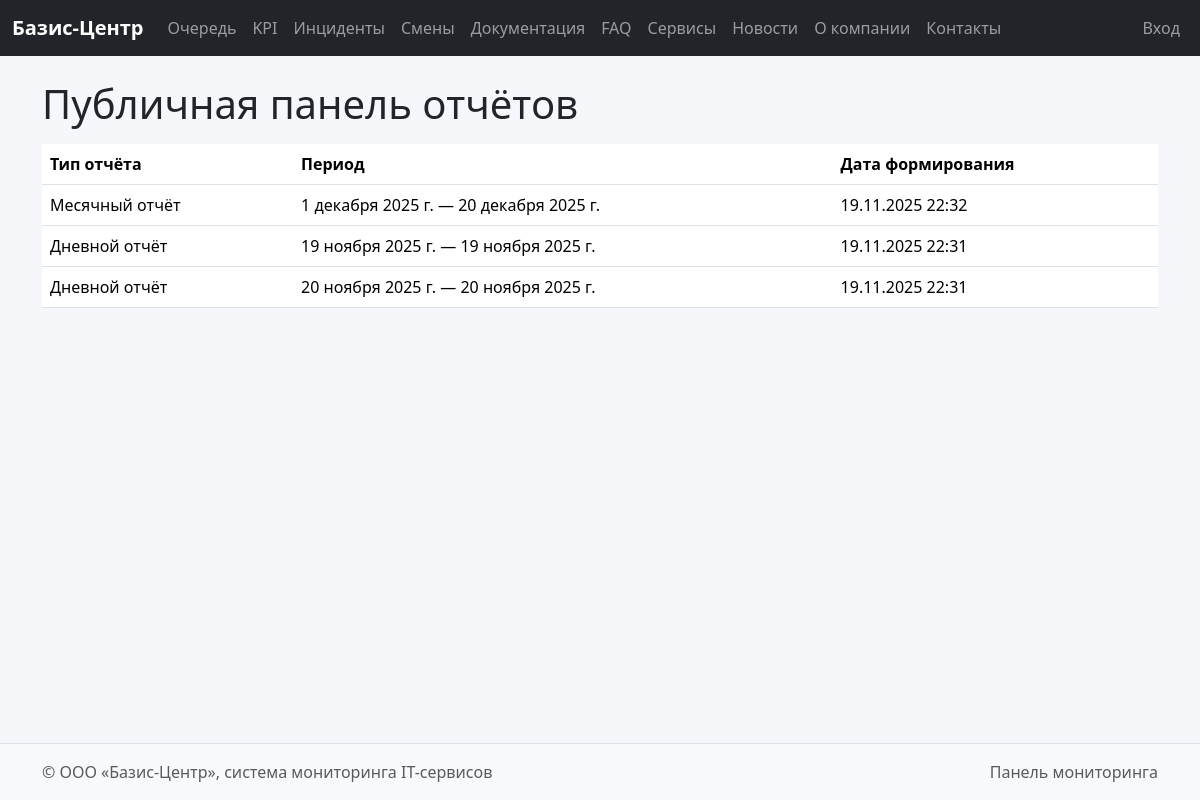
/public-reports/, run on the app's committed database.
### dashboard/models.py (models this page shows, shortened)
class Report(models.Model):
    REPORT_TYPES = [
        ('monthly', 'Месячный отчёт'),
        ('weekly', 'Недельный отчёт'),
        ('daily', 'Дневной отчёт'),
    ]
    report_type = models.CharField(max_length=50, choices=REPORT_TYPES)
    period_from = models.DateField()
    period_to = models.DateField()
    file = models.FileField(upload_to='reports/')
    created_at = models.DateTimeField(auto_now_add=True)
    author = models.ForeignKey(User, on_delete=models.SET_NULL, null=True)

### core/views.py (the view)
# urls.py: path('public-reports/', views.public_reports, name='public_reports'),
def public_reports(request):
    reports = Report.objects.order_by('-created_at')[:20]
    return render(request, 'core/public_reports.html', {'reports': reports})

### templates/core/public_reports.html (shortened to what this page needs)
{% extends 'base.html' %}
{% block content %}
<h1 class="mb-3">Публичная панель отчётов</h1>
<table class="table">
  <thead><tr><th>Тип отчёта</th><th>Период</th><th>Дата формирования</th></tr></thead>
  <tbody>
    {% for r in reports %}
    <tr>
      <td>{{ r.get_report_type_display }}</td>
      <td>{{ r.period_from }} — {{ r.period_to }}</td>
      <td>{{ r.created_at|date:"d.m.Y H:i" }}</td>
    </tr>
    {% empty %}
    <tr><td colspan="3" class="text-center text-muted">Пока нет опубликованных отчётов.</td></tr>
    {% endfor %}
  </tbody>
</table>
{% endblock %}

### static/css/style.css (style rules this page uses)
body { background-color:#f5f7fb; }

### data on the page
Report: report_type "Месячный отчёт", period_from "1 декабря 2025 г.", period_to "20 декабря 2025 г.", created_at "19.11.2025 22:32"
Report: report_type "Дневной отчёт", period_from "19 ноября 2025 г.", period_to "19 ноября 2025 г.", created_at "19.11.2025 22:31"
Report: report_type "Дневной отчёт", period_from "20 ноября 2025 г.", period_to "20 ноября 2025 г.", created_at "19.11.2025 22:31"
